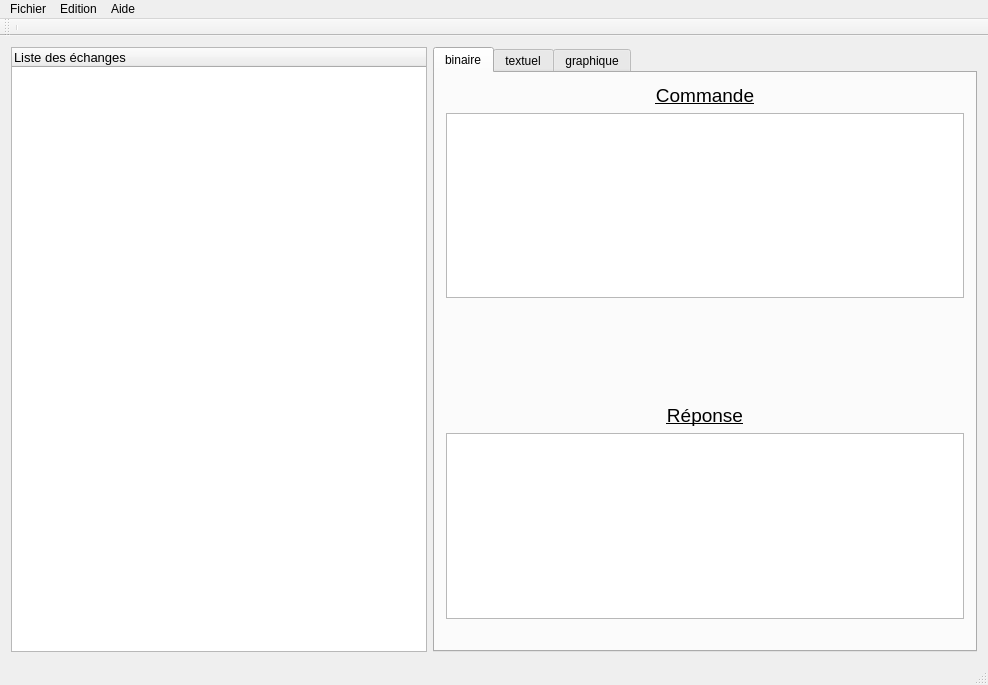
<?xml version="1.0" encoding="UTF-8"?>
<ui version="4.0">
 <class>MainWindow</class>
 <widget class="QMainWindow" name="MainWindow">
  <property name="geometry">
   <rect>
    <x>0</x>
    <y>0</y>
    <width>988</width>
    <height>685</height>
   </rect>
  </property>
  <property name="maximumSize">
   <size>
    <width>16777215</width>
    <height>16777215</height>
   </size>
  </property>
  <property name="windowTitle">
   <string>MainWindow</string>
  </property>
  <property name="unifiedTitleAndToolBarOnMac">
   <bool>false</bool>
  </property>
  <widget class="QWidget" name="centralWidget">
   <layout class="QGridLayout" name="gridLayout">
    <item row="0" column="0">
     <widget class="QTreeWidget" name="treeWidget">
      <property name="maximumSize">
       <size>
        <width>16777215</width>
        <height>16777215</height>
       </size>
      </property>
      <property name="font">
       <font>
        <pointsize>10</pointsize>
        <weight>50</weight>
        <bold>false</bold>
       </font>
      </property>
      <property name="contextMenuPolicy">
       <enum>Qt::DefaultContextMenu</enum>
      </property>
      <property name="autoFillBackground">
       <bool>false</bool>
      </property>
      <property name="styleSheet">
       <string notr="true">background-image: url(robot3.jpg);</string>
      </property>
      <property name="verticalScrollBarPolicy">
       <enum>Qt::ScrollBarAsNeeded</enum>
      </property>
      <property name="horizontalScrollBarPolicy">
       <enum>Qt::ScrollBarAsNeeded</enum>
      </property>
      <property name="columnCount">
       <number>1</number>
      </property>
      <column>
       <property name="text">
        <string notr="true">Liste des échanges</string>
       </property>
       <property name="font">
        <font>
         <pointsize>10</pointsize>
        </font>
       </property>
      </column>
     </widget>
    </item>
    <item row="0" column="1">
     <widget class="QTabWidget" name="tabWidget">
      <property name="sizePolicy">
       <sizepolicy hsizetype="Expanding" vsizetype="Expanding">
        <horstretch>0</horstretch>
        <verstretch>0</verstretch>
       </sizepolicy>
      </property>
      <property name="minimumSize">
       <size>
        <width>0</width>
        <height>0</height>
       </size>
      </property>
      <property name="maximumSize">
       <size>
        <width>16777215</width>
        <height>16777215</height>
       </size>
      </property>
      <property name="autoFillBackground">
       <bool>false</bool>
      </property>
      <property name="styleSheet">
       <string notr="true"/>
      </property>
      <property name="currentIndex">
       <number>0</number>
      </property>
      <widget class="QWidget" name="tab_bin">
       <attribute name="title">
        <string>binaire</string>
       </attribute>
       <layout class="QVBoxLayout" name="verticalLayout_5">
        <item>
         <layout class="QVBoxLayout" name="verticalLayout_4">
          <item>
           <widget class="QLabel" name="NomComBin">
            <property name="font">
             <font>
              <pointsize>14</pointsize>
              <underline>true</underline>
             </font>
            </property>
            <property name="text">
             <string>Commande</string>
            </property>
            <property name="alignment">
             <set>Qt::AlignCenter</set>
            </property>
           </widget>
          </item>
          <item>
           <widget class="QTextEdit" name="TxtComBin">
            <property name="minimumSize">
             <size>
              <width>500</width>
              <height>0</height>
             </size>
            </property>
            <property name="font">
             <font>
              <pointsize>12</pointsize>
             </font>
            </property>
           </widget>
          </item>
          <item>
           <spacer name="verticalSpacer_7">
            <property name="orientation">
             <enum>Qt::Vertical</enum>
            </property>
            <property name="sizeType">
             <enum>QSizePolicy::Fixed</enum>
            </property>
            <property name="sizeHint" stdset="0">
             <size>
              <width>20</width>
              <height>100</height>
             </size>
            </property>
           </spacer>
          </item>
          <item>
           <widget class="QLabel" name="NomRepBin">
            <property name="font">
             <font>
              <pointsize>14</pointsize>
              <underline>true</underline>
             </font>
            </property>
            <property name="text">
             <string>Réponse</string>
            </property>
            <property name="alignment">
             <set>Qt::AlignCenter</set>
            </property>
           </widget>
          </item>
          <item>
           <widget class="QTextEdit" name="TxtRepBin">
            <property name="font">
             <font>
              <pointsize>12</pointsize>
             </font>
            </property>
           </widget>
          </item>
          <item>
           <spacer name="verticalSpacer_8">
            <property name="orientation">
             <enum>Qt::Vertical</enum>
            </property>
            <property name="sizeType">
             <enum>QSizePolicy::Fixed</enum>
            </property>
            <property name="sizeHint" stdset="0">
             <size>
              <width>20</width>
              <height>20</height>
             </size>
            </property>
           </spacer>
          </item>
         </layout>
        </item>
       </layout>
      </widget>
      <widget class="QWidget" name="tab_txt">
       <attribute name="title">
        <string>textuel</string>
       </attribute>
       <layout class="QVBoxLayout" name="verticalLayout_3">
        <item>
         <layout class="QVBoxLayout" name="verticalLayout_2">
          <item>
           <widget class="QLabel" name="NomComTxt">
            <property name="font">
             <font>
              <pointsize>14</pointsize>
              <underline>true</underline>
             </font>
            </property>
            <property name="text">
             <string>Commande</string>
            </property>
            <property name="alignment">
             <set>Qt::AlignCenter</set>
            </property>
           </widget>
          </item>
          <item>
           <widget class="QTextEdit" name="TxtComTxt">
            <property name="minimumSize">
             <size>
              <width>500</width>
              <height>0</height>
             </size>
            </property>
            <property name="font">
             <font>
              <pointsize>12</pointsize>
             </font>
            </property>
           </widget>
          </item>
          <item>
           <spacer name="verticalSpacer_5">
            <property name="orientation">
             <enum>Qt::Vertical</enum>
            </property>
            <property name="sizeType">
             <enum>QSizePolicy::Fixed</enum>
            </property>
            <property name="sizeHint" stdset="0">
             <size>
              <width>20</width>
              <height>100</height>
             </size>
            </property>
           </spacer>
          </item>
          <item>
           <widget class="QLabel" name="NomRepTxt">
            <property name="font">
             <font>
              <pointsize>14</pointsize>
              <underline>true</underline>
             </font>
            </property>
            <property name="text">
             <string>Réponse</string>
            </property>
            <property name="alignment">
             <set>Qt::AlignCenter</set>
            </property>
           </widget>
          </item>
          <item>
           <widget class="QTextEdit" name="TxtRepTxt">
            <property name="font">
             <font>
              <pointsize>12</pointsize>
             </font>
            </property>
           </widget>
          </item>
          <item>
           <spacer name="verticalSpacer_6">
            <property name="orientation">
             <enum>Qt::Vertical</enum>
            </property>
            <property name="sizeType">
             <enum>QSizePolicy::Fixed</enum>
            </property>
            <property name="sizeHint" stdset="0">
             <size>
              <width>20</width>
              <height>20</height>
             </size>
            </property>
           </spacer>
          </item>
         </layout>
        </item>
       </layout>
      </widget>
      <widget class="QWidget" name="tab_graph">
       <attribute name="title">
        <string>graphique</string>
       </attribute>
       <layout class="QVBoxLayout" name="verticalLayout">
        <item>
         <widget class="QLabel" name="NomEchange">
          <property name="font">
           <font>
            <pointsize>14</pointsize>
            <underline>true</underline>
            <stylestrategy>PreferDefault</stylestrategy>
           </font>
          </property>
          <property name="text">
           <string>Echange</string>
          </property>
          <property name="textFormat">
           <enum>Qt::AutoText</enum>
          </property>
          <property name="alignment">
           <set>Qt::AlignCenter</set>
          </property>
         </widget>
        </item>
        <item>
         <widget class="QTableWidget" name="Tableau">
          <property name="maximumSize">
           <size>
            <width>16777215</width>
            <height>110</height>
           </size>
          </property>
          <property name="font">
           <font>
            <pointsize>8</pointsize>
            <weight>75</weight>
            <bold>true</bold>
           </font>
          </property>
          <property name="verticalScrollBarPolicy">
           <enum>Qt::ScrollBarAlwaysOff</enum>
          </property>
          <property name="horizontalScrollBarPolicy">
           <enum>Qt::ScrollBarAlwaysOff</enum>
          </property>
          <property name="selectionMode">
           <enum>QAbstractItemView::ExtendedSelection</enum>
          </property>
          <attribute name="horizontalHeaderCascadingSectionResizes">
           <bool>true</bool>
          </attribute>
          <attribute name="horizontalHeaderDefaultSectionSize">
           <number>150</number>
          </attribute>
          <attribute name="horizontalHeaderStretchLastSection">
           <bool>true</bool>
          </attribute>
          <attribute name="verticalHeaderCascadingSectionResizes">
           <bool>true</bool>
          </attribute>
          <attribute name="verticalHeaderDefaultSectionSize">
           <number>40</number>
          </attribute>
          <attribute name="verticalHeaderStretchLastSection">
           <bool>true</bool>
          </attribute>
          <row>
           <property name="text">
            <string>Commande</string>
           </property>
          </row>
          <row>
           <property name="text">
            <string>Réponse</string>
           </property>
          </row>
          <column>
           <property name="text">
            <string>Heure</string>
           </property>
           <property name="font">
            <font>
             <weight>75</weight>
             <bold>true</bold>
            </font>
           </property>
          </column>
          <column>
           <property name="text">
            <string>Trame</string>
           </property>
           <property name="font">
            <font>
             <pointsize>8</pointsize>
             <weight>75</weight>
             <bold>true</bold>
            </font>
           </property>
          </column>
          <item row="0" column="0">
           <property name="text">
            <string/>
           </property>
           <property name="font">
            <font>
             <pointsize>10</pointsize>
            </font>
           </property>
          </item>
          <item row="0" column="1">
           <property name="text">
            <string/>
           </property>
           <property name="font">
            <font>
             <pointsize>10</pointsize>
            </font>
           </property>
          </item>
          <item row="1" column="0">
           <property name="text">
            <string/>
           </property>
           <property name="font">
            <font>
             <pointsize>10</pointsize>
            </font>
           </property>
          </item>
          <item row="1" column="1">
           <property name="text">
            <string/>
           </property>
           <property name="font">
            <font>
             <pointsize>10</pointsize>
            </font>
           </property>
          </item>
         </widget>
        </item>
        <item>
         <spacer name="verticalSpacer">
          <property name="orientation">
           <enum>Qt::Vertical</enum>
          </property>
          <property name="sizeType">
           <enum>QSizePolicy::Fixed</enum>
          </property>
          <property name="sizeHint" stdset="0">
           <size>
            <width>518</width>
            <height>100</height>
           </size>
          </property>
         </spacer>
        </item>
        <item>
         <widget class="QLabel" name="label_9">
          <property name="font">
           <font>
            <pointsize>14</pointsize>
            <weight>50</weight>
            <italic>false</italic>
            <bold>false</bold>
            <underline>true</underline>
           </font>
          </property>
          <property name="text">
           <string>Trame de l'échange :</string>
          </property>
         </widget>
        </item>
        <item>
         <widget class="QLabel" name="MessageBluetooth">
          <property name="sizePolicy">
           <sizepolicy hsizetype="Preferred" vsizetype="Preferred">
            <horstretch>0</horstretch>
            <verstretch>0</verstretch>
           </sizepolicy>
          </property>
          <property name="font">
           <font>
            <pointsize>12</pointsize>
            <weight>50</weight>
            <bold>false</bold>
           </font>
          </property>
          <property name="autoFillBackground">
           <bool>false</bool>
          </property>
          <property name="frameShape">
           <enum>QFrame::NoFrame</enum>
          </property>
          <property name="frameShadow">
           <enum>QFrame::Plain</enum>
          </property>
          <property name="text">
           <string>Trame</string>
          </property>
          <property name="textFormat">
           <enum>Qt::RichText</enum>
          </property>
          <property name="alignment">
           <set>Qt::AlignLeading|Qt::AlignLeft|Qt::AlignTop</set>
          </property>
         </widget>
        </item>
        <item>
         <spacer name="verticalSpacer_2">
          <property name="orientation">
           <enum>Qt::Vertical</enum>
          </property>
          <property name="sizeType">
           <enum>QSizePolicy::Fixed</enum>
          </property>
          <property name="sizeHint" stdset="0">
           <size>
            <width>518</width>
            <height>40</height>
           </size>
          </property>
         </spacer>
        </item>
        <item>
         <widget class="QPushButton" name="CouleurGraph">
          <property name="text">
           <string>COULEUR</string>
          </property>
          <property name="checkable">
           <bool>true</bool>
          </property>
         </widget>
        </item>
       </layout>
      </widget>
     </widget>
    </item>
   </layout>
  </widget>
  <widget class="QMenuBar" name="menuBar">
   <property name="geometry">
    <rect>
     <x>0</x>
     <y>0</y>
     <width>988</width>
     <height>24</height>
    </rect>
   </property>
   <widget class="QMenu" name="menuFichier">
    <property name="title">
     <string>Fichier</string>
    </property>
    <addaction name="actionOuvrir"/>
    <addaction name="actionEnregistrer"/>
    <addaction name="actionEnregistrer_Sous"/>
    <addaction name="actionQuitter"/>
   </widget>
   <widget class="QMenu" name="menuEdition">
    <property name="title">
     <string>Edition</string>
    </property>
    <addaction name="actionCopier"/>
    <addaction name="actionColler"/>
    <addaction name="actionCouper"/>
   </widget>
   <widget class="QMenu" name="menuAide">
    <property name="title">
     <string>Aide</string>
    </property>
    <addaction name="actionA_propos"/>
   </widget>
   <addaction name="menuFichier"/>
   <addaction name="menuEdition"/>
   <addaction name="menuAide"/>
  </widget>
  <widget class="QToolBar" name="toolBar">
   <property name="windowTitle">
    <string>toolBar</string>
   </property>
   <attribute name="toolBarArea">
    <enum>TopToolBarArea</enum>
   </attribute>
   <attribute name="toolBarBreak">
    <bool>false</bool>
   </attribute>
   <addaction name="separator"/>
  </widget>
  <widget class="QStatusBar" name="BarreStatut">
   <property name="horloge" stdset="0">
    <datetime>
     <hour>16</hour>
     <minute>22</minute>
     <second>0</second>
     <year>2012</year>
     <month>2</month>
     <day>3</day>
    </datetime>
   </property>
  </widget>
  <action name="actionOuvrir">
   <property name="text">
    <string>Ouvrir</string>
   </property>
   <property name="shortcut">
    <string>Ctrl+O</string>
   </property>
  </action>
  <action name="actionEnregistrer">
   <property name="text">
    <string>Enregistrer</string>
   </property>
   <property name="shortcut">
    <string>Ctrl+S</string>
   </property>
  </action>
  <action name="actionCopier">
   <property name="text">
    <string>Copier</string>
   </property>
   <property name="shortcut">
    <string>Ctrl+C</string>
   </property>
  </action>
  <action name="actionColler">
   <property name="text">
    <string>Coller</string>
   </property>
   <property name="shortcut">
    <string>Ctrl+V</string>
   </property>
  </action>
  <action name="actionCouper">
   <property name="text">
    <string>Couper</string>
   </property>
   <property name="shortcut">
    <string>Ctrl+X</string>
   </property>
  </action>
  <action name="actionEnregistrer_Sous">
   <property name="text">
    <string>Enregistrer Sous...</string>
   </property>
  </action>
  <action name="actionQuitter">
   <property name="text">
    <string>Quitter</string>
   </property>
  </action>
  <action name="actionA_propos">
   <property name="text">
    <string>A propos</string>
   </property>
  </action>
 </widget>
 <layoutdefault spacing="6" margin="11"/>
 <resources/>
 <connections/>
</ui>
